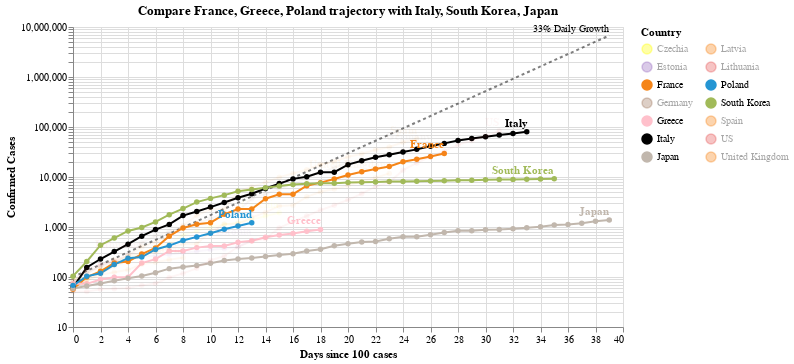

The notebook cell saved with this chart:
### Code cell
#hide_input
chart2 = make_since_chart(['France', 'Greece', 'Poland'])
chart2

### Figure 1 — Vega-Lite specification as saved in the notebook (floating-point values rounded to 4 significant figures; data arrays with more than 128 entries replaced by an {"elided": "..."} marker saying what was removed)
{"config": {"view": {"continuousWidth": 400, "continuousHeight": 300}}, "layer": [{"mark": {"type": "line", "color": "black", "opacity": 0.5, "strokeDash": [3, 3]}, "encoding": {"x": {"type": "quantitative", "field": "Days since 100 cases"}, "y": {"type": "quantitative", "field": "Confirmed Cases"}}}, {"mark": {"type": "text", "align": "right", "dy": -6, "fontSize": 10, "text": "33% Daily Growth"}, "encoding": {"x": {"type": "quantitative", "field": "Days since 100 cases"}, "y": {"type": "quantitative", "field": "Confirmed Cases"}}, "transform": [{"filter": "(datum['Days since 100 cases'] >= 39)"}]}, {"data": {"name": "data-325879174afb5e9956f4079956d4d57b"}, "mark": {"type": "line", "point": true}, "encoding": {"color": {"type": "nominal", "field": "Country", "legend": {"columns": 2}, "scale": {"domain": ["Czechia", "Estonia", "France", "Germany", "Greece", "Italy", "Japan", "Latvia", "Lithuania", "Poland", "South Korea", "Spain", "US", "United Kingdom"], "range": ["yellow", "#9467bd", "#F58518", "#9D755D", "pink", "black", "#C1B7AD", "#F58518", "#E45756", "#2495D3", "#A1BA59", "#F58518", "#E45756", "#F58518"]}}, "opacity": {"condition": {"value": 1, "selection": "selector004"}, "value": 0.05}, "tooltip": [{"type": "nominal", "field": "Country"}, {"type": "temporal", "field": "Date"}, {"type": "quantitative", "field": "Confirmed Cases"}, {"type": "quantitative", "field": "Days since 100 cases"}], "x": {"type": "quantitative", "field": "Days since 100 cases"}, "y": {"type": "quantitative", "field": "Confirmed Cases", "scale": {"type": "log"}}}, "selection": {"selector004": {"type": "multi", "fields": ["Country"], "bind": "legend", "init": [{"Country": "France"}, {"Country": "Greece"}, {"Country": "Poland"}, {"Country": "Italy"}, {"Country": "South Korea"}, {"Country": "Japan"}]}}, "width": 550}, {"data": {"name": "data-325879174afb5e9956f4079956d4d57b"}, "mark": {"type": "text", "align": "right", "dy": -8, "fontWeight": "bold"}, "encoding": {"color": {"type": "nominal", "field": "Country", "legend": {"columns": 2}, "scale": {"domain": ["Czechia", "Estonia", "France", "Germany", "Greece", "Italy", "Japan", "Latvia", "Lithuania", "Poland", "South Korea", "Spain", "US", "United Kingdom"], "range": ["yellow", "#9467bd", "#F58518", "#9D755D", "pink", "black", "#C1B7AD", "#F58518", "#E45756", "#2495D3", "#A1BA59", "#F58518", "#E45756", "#F58518"]}}, "opacity": {"condition": {"value": 1, "selection": "selector004"}, "value": 0.05}, "text": {"type": "nominal", "field": "Country"}, "tooltip": [{"type": "nominal", "field": "Country"}, {"type": "temporal", "field": "Date"}, {"type": "quantitative", "field": "Confirmed Cases"}, {"type": "quantitative", "field": "Days since 100 cases"}], "x": {"type": "quantitative", "field": "Days since 100 cases"}, "y": {"type": "quantitative", "field": "Confirmed Cases", "scale": {"type": "log"}}}, "transform": [{"filter": "(datum['Date'] >= 1585180800000)"}], "width": 550}], "data": {"name": "data-b293271c821df863cc900a85d3a9ee67"}, "title": "Compare France, Greece, Poland trajectory with Italy, South Korea, Japan", "$schema": "https://vega.github.io/schema/vega-lite/v4.0.2.json", "datasets": {"data-b293271c821df863cc900a85d3a9ee67": [{"Days since 100 cases": 0, "Confirmed Cases": 100.0}, {"Days since 100 cases": 1, "Confirmed Cases": 133.0}, {"Days since 100 cases": 2, "Confirmed Cases": 176.9}, {"Days since 100 cases": 3, "Confirmed Cases": 235.3}, {"Days since 100 cases": 4, "Confirmed Cases": 312.9}, {"Days since 100 cases": 5, "Confirmed Cases": 416.2}, {"Days since 100 cases": 6, "Confirmed Cases": 553.5}, {"Days since 100 cases": 7, "Confirmed Cases": 736.1}, {"Days since 100 cases": 8, "Confirmed Cases": 979.1}, {"Days since 100 cases": 9, "Confirmed Cases": 1302.0}, {"Days since 100 cases": 10, "Confirmed Cases": 1732.0}, {"Days since 100 cases": 11, "Confirmed Cases": 2303.0}, {"Days since 100 cases": 12, "Confirmed Cases": 3064.0}, {"Days since 100 cases": 13, "Confirmed Cases": 4074.0}, {"Days since 100 cases": 14, "Confirmed Cases": 5419.0}, {"Days since 100 cases": 15, "Confirmed Cases": 7207.0}, {"Days since 100 cases": 16, "Confirmed Cases": 9586.0}, {"Days since 100 cases": 17, "Confirmed Cases": 12750.0}, {"Days since 100 cases": 18, "Confirmed Cases": 16960.0}, {"Days since 100 cases": 19, "Confirmed Cases": 22550.0}, {"Days since 100 cases": 20, "Confirmed Cases": 29990.0}, {"Days since 100 cases": 21, "Confirmed Cases": 39890.0}, {"Days since 100 cases": 22, "Confirmed Cases": 53060.0}, {"Days since 100 cases": 23, "Confirmed Cases": 70560.0}, {"Days since 100 cases": 24, "Confirmed Cases": 93850.0}, {"Days since 100 cases": 25, "Confirmed Cases": 124800.0}, {"Days since 100 cases": 26, "Confirmed Cases": 166000.0}, {"Days since 100 cases": 27, "Confirmed Cases": 220800.0}, {"Days since 100 cases": 28, "Confirmed Cases": 293700.0}, {"Days since 100 cases": 29, "Confirmed Cases": 390600.0}, {"Days since 100 cases": 30, "Confirmed Cases": 519500.0}, {"Days since 100 cases": 31, "Confirmed Cases": 690900.0}, {"Days since 100 cases": 32, "Confirmed Cases": 918900.0}, {"Days since 100 cases": 33, "Confirmed Cases": 1222000.0}, {"Days since 100 cases": 34, "Confirmed Cases": 1625000.0}, {"Days since 100 cases": 35, "Confirmed Cases": 2162000.0}, {"Days since 100 cases": 36, "Confirmed Cases": 2875000.0}, {"Days since 100 cases": 37, "Confirmed Cases": 3824000.0}, {"Days since 100 cases": 38, "Confirmed Cases": 5086000.0}, {"Days since 100 cases": 39, "Confirmed Cases": 6764000.0}], "data-325879174afb5e9956f4079956d4d57b": {"elided": "325 records"}}}
